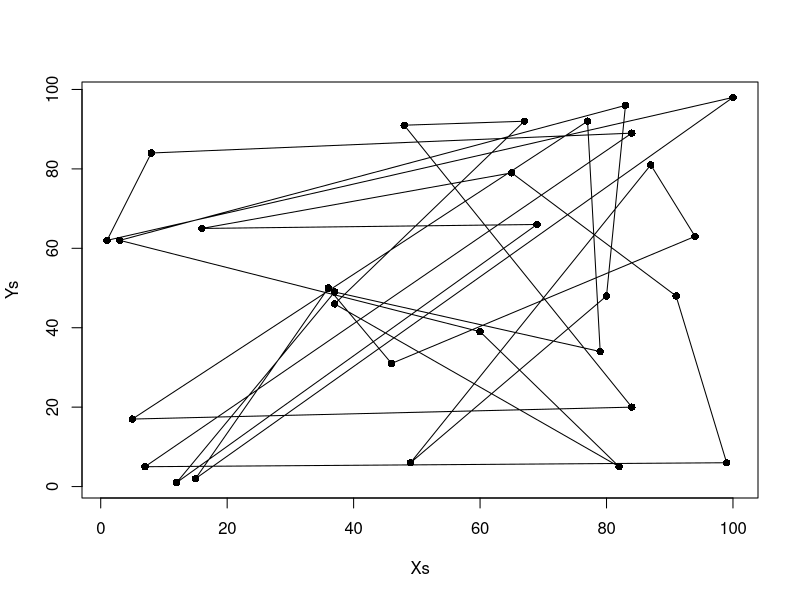
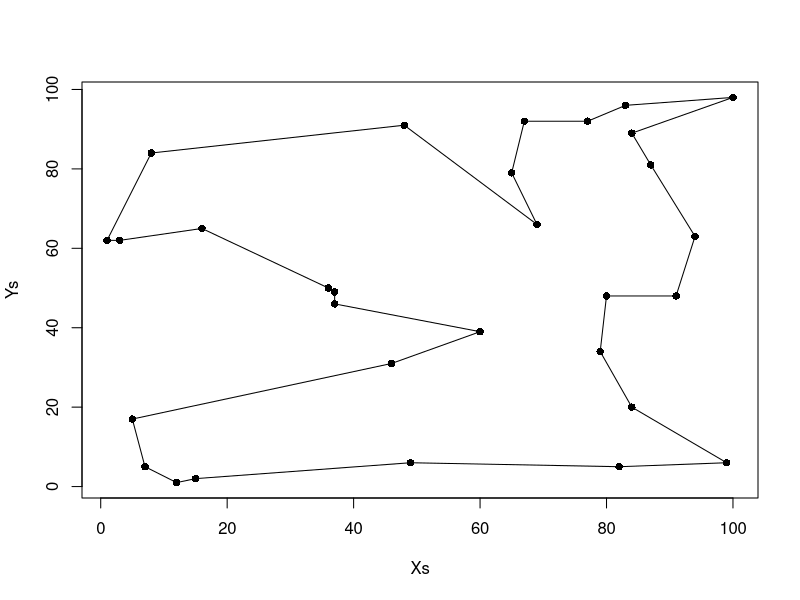

These figures' R source, in order:

tabuTSP<-function(size = 10, iters = 100, objFunc = NULL, config = NULL,
                  neigh = size^2, listSize = 9, nRestarts = 10, repeatAll = 1,
                  verbose = FALSE,dist=NULL)
{
  if (size < 2) { 
    stop("error: config too short!")
  }
  if(is.null(dist)){
    stop("error: must provide a distance matrix")
  }
  if (iters < 2) { 
    stop("error: not enough iterations!")
  }
  if (listSize >= size) { 
    stop("error: listSize too big!")
  }
  if (neigh > size^2) { 
    stop("error: too many neighbours!")
  }
  if (is.null(objFunc)) { 
    stop("A evaluation function must be provided. See the objFunc parameter.")
  }
  if (is.null(config)) {
    #config<-getGreedy(size,dist)
    values<-numeric(size)
    confs<-matrix(0,size,size)
    for(i in 1:size){
      vec<-getGreedy(size,dist,i)
      values[i]<-objFunc(vec,dist)
      confs[i,]<-vec
    }
    #values[which.max(values)]
    config<-confs[which.max(values),]
  }
  else if (size != length(config)) {
    stop("Length of the starting configuration != size")
  }
  if (repeatAll < 1) {
    stop("error: repeatAll must be > 0")
  }
  iter <- 1 
  configKeep <- matrix(0, repeatAll * iters * (nRestarts + 3), size) 
  eUtilityKeep <- vector(, repeatAll * iters * (nRestarts + 3)) 
  for (j in 1:repeatAll) { 
    if (j > 1) { 
      config<-rbind(getRandom(size))
    }
    tabuList <- matrix(0, 1, size^2) 
    listOrder <- matrix(0, 1, listSize^2)
    eUtility <- objFunc(config,dist) 
    aspiration <- eUtility 
    
    
    preliminarySearch <- function() {
      configKeep[iter, ] <- config 
      eUtilityKeep[iter] <- eUtility 
      iter <- iter + 1 
      for (i in 2:iters) { 
        neighboursEUtility <- matrix(0, 1, size^2) 
        configTemp <- t(matrix(config, size, neigh)) 
        Neighbours <- c(1:(size^2))
        #print(configTemp)
        if(size>=60){
          configTemp<-findConfP(config)
        }else{
          configTemp<-findConf(config)
        }
        #print(configTemp)
        neighboursEUtility[Neighbours] <- apply(configTemp, 1,objFunc,d=dist)
        
        maxNontaboo <- max(neighboursEUtility[tabuList == 0]) 
        if(length(neighboursEUtility[tabuList==1])==0){ 
          maxTaboo<-(-2147483647)
        }else{
          maxTaboo <- max(neighboursEUtility[tabuList == 1]) 
        }
        move <- ifelse(maxTaboo > maxNontaboo & maxTaboo > aspiration, 
                       
                       ifelse(length(which(neighboursEUtility == maxTaboo)) == 1, 
                              which(neighboursEUtility == maxTaboo), 
                              sample(which(neighboursEUtility == maxTaboo), 1)),
                       
                       ifelse(length(which(neighboursEUtility == maxNontaboo & tabuList == 0)) == 1,
                              which(neighboursEUtility == maxNontaboo & tabuList==0), 
                              sample(which(neighboursEUtility == maxNontaboo & tabuList==0), 1)) 
                       
        ) 
        
        
        if (eUtility >= neighboursEUtility[move]) { 
          tabuList[move] <- 1 
          if (sum(tabuList) > listSize^2) { 
            tabuList[listOrder[1]] <- 0 
            listOrder[1:listSize] <- c(listOrder[2:listSize], 0) 
          }
          listOrder[min(which(listOrder == 0))] <- move
        }
        else if (neighboursEUtility[move] > aspiration)
          aspiration <- neighboursEUtility[move]
        eUtility <- neighboursEUtility[move] 
        
        config<-configTemp[move,]
        configKeep[iter, ] <- config 
        eUtilityKeep[iter] <- eUtility 
        iter <- iter + 1 
      }
      result = list(aspiration = aspiration, configKeep = configKeep, eUtilityKeep = eUtilityKeep, iter = iter)
      return(result)
    }
    
    
    if (verbose) 
      cat("Preliminary search stage...\n")
    
    result <- preliminarySearch() 
    aspiration <- result$aspiration 
    configKeep <- result$configKeep 
    eUtilityKeep <- result$eUtilityKeep 
    iter <- result$iter 
    temp_asp <- -2147483647
    restarts <- 0 
    
    
    while (temp_asp < aspiration & restarts < nRestarts) { 
      if (verbose)
        cat("Intensification stage...\n")
      eUtility <- max(eUtilityKeep[which(eUtilityKeep!=0)]) 
      temp_asp <- aspiration 
      config <- configKeep[max(which(eUtilityKeep == eUtility)), ] 
      result <- preliminarySearch() 
      aspiration <- result$aspiration 
      configKeep <- result$configKeep
      eUtilityKeep <- result$eUtilityKeep
      iter <- result$iter
      restarts <- restarts + 1 
    }
    if (verbose)
      cat("Diversification stage...\n")
    
    
    config<-rbind(getRandom(size))
    
    eUtility <- objFunc(config,dist) 
    
    frequent <- apply(configKeep, 2, function(x) sum(diff(x) != 0)) 
    
    tempTabuList <- as.numeric(rank(frequent, ties.method = "random") > (size - listSize)) 
    
    tabuList<-tl(tempTabuList) 
    
    listOrder <- sample(which(tabuList==1), listSize^2) 
    
    result <- preliminarySearch() 
    iter <- result$iter
    configKeep <- result$configKeep
    eUtilityKeep <- result$eUtilityKeep
    
  }
  
  endResult <- list(type = "binary configuration", configKeep = configKeep[1:(iter - 1), ], eUtilityKeep = eUtilityKeep[1:(iter - 1)], iters = iters, neigh = neigh, listSize = listSize, repeatAll = repeatAll)
  class(endResult) = "tabu"
  return(endResult)
  
}


evaluate<-function(v,d){
  pathLength<-0
  for(i in 1:length(v)){
    pathLength<-pathLength+(d[i,which(v==i)]) 
  }
  return(-1*pathLength)
}

findConf<-function(v){ #non-parallel neighbour finding
  m<-matrix(v,1,length(v))
  
  for(i in 1:length(v)){
    for(j in 1:length(v)){
      m<-rbind(m,swap(v,i,j))
    }
  }
  return(m[2:nrow(m),])
}
findConfP<-function(v){ #parallel neighbour finding
  if(!"foreach" %in% rownames(installed.packages())){
    install.packages("foreach")
  }
  if("doParallel" %in% rownames(installed.packages())){
    install.packages("doParallel")
  }
  nc<-detectCores()-1
  cl<-makeCluster(nc)
  library(doParallel)
  library(foreach)
  m<-matrix(v,1,length(v))
  avec<-c(1:length(v))
  bvec<-c(1:length(v))
  mt<-
    foreach(b=bvec, .combine='rbind')%:%
    foreach(a=avec, .combine='rbind', .export='Pswap') %dopar%{
      Pswap(m,a,b)
    }
  stopCluster(cl)
  return(mt)
}


swap<-function(v,X1,X2){ 
  originalV<-v
  if(X1==X2){
    return(v)
  }
  X1p<-v[X1] 
  if(X1p==X2){ 
    return(v)
  }
  pX1<-which(v==X1) 
  pX2<-which(v==X2) 
  v[pX1]<-X1p 
  v[X1]<-X2 
  v[pX2]<-X1 
  bool<-T 
  for(i in 1:length(v)){
    if(v[i]==i){
      bool<-F
    }
  }
  
  if(bool==F){ 
    return(originalV)
  }
  return(v)
}

tl<-function(b){ 
  v<-numeric(length(b)^2)
  track<-1
  for(i in 1:length(b)){
    if(b[i]==1){
      v[track:(track+length(b)-1)]<-1
      track<-(track+length(b))
    }else{
      track<-(track+length(b))
    }
  }
  return(v)
}

generate<-function(size){
  v<-numeric(size) 
  t<-c(1:size) 
  for(i in 1:size){
    exc<-c(i,v,which(v==i)) 
    
    temp<-t[-exc] 
    
    if(i==size && (temp==size || length(temp)==0)){ 
      v<-generate(size) 
    }else{
      if(length(temp)==1){
        v[i]<-temp
      }else{
        v[i]<-sample(t[-exc],1) 
      }
    }
    
  }
  return(v)
}

getRandom<-function(size){
  loop<-T
  v<-numeric(size)
  while(loop){
    v<-generate(size)
    if(valid(v)==T){
      return(v)
    }
  }
}

valid<-function(b){ 
  if(length(b)<1){
    return(F)
  }else if(length(b)==1){
    return(T)
  }else{
    track<-1
    max<-length(b)
    bool<-T 
    visited<-numeric(length(b))
    current<-1
    for(i in 1:max){
      visited[i]<-b[current] 
      current<-b[current]
      
    }
    
  }
  
  return(!any(duplicated(visited)))
}
getPath<-function(size,resM){
  visited<-numeric(size)
  current<-1
  for(i in 1:size){
    visited[i]<-resM[current] 
    current<-resM[current]
  }
  cycle<-c(1,visited)
  return(rbind(cycle))
}

getGreedy<-function(size,d,start){
  diag(d)<-diag(d)+.Machine$integer.max
  v<-numeric(size)
  track<-start
  exc<-numeric(size)
  exc[1]<-start
  for(i in 1:size){
    exc<-c(track,exc)
    if(i==size){
      v[track]<-start
    }else{
      if(length(d[track,-exc])==1){ #it was being forced to a vector when there was length 1 and it was causing issues with "names()"
        #cat("track: ",track,"\n")
        #cat("d[track,-exc]",d[track,-exc],"\n")
        #cat("exc: ",exc,"\n")
        #cat("length: ",length(d[track,-exc])==1,"\n")
        #cat("which: ",which(d[track,]==d[track,-exc]),"\n")
        #v[track]<-which(d[track,]==d[track,-exc])
        vect2<-which(d[track,]==d[track,-exc]) #PROBLEM this can produce more than 1 number when there is 2 numbers exactly the same in the same row
        pos<-setdiff(vect2,exc) #This takes the differene between the 2 vectors i.e removes the excluded towns from vect2 (if an excluded town has exactly the same distance it can be included)
        v[track]<-pos
      }else{
        v[track]<-as.integer(names(which.min(d[track,-exc])))
      }
      track<-v[track]
      #cat("V:",v,"\n")
    }
  }
  return(v)
}

summ<-function (object, verbose = FALSE, ...)
{
  tabuObject <- object
  nVars <- rowSums(tabuObject$configKeep)
  nSelect <- colSums(tabuObject$configKeep)
  uniqueConfig <- dim(unique(tabuObject$configKeep))[1]
  output <- paste("Tabu Settings", "\n", "  Type                                       = ",
                  tabuObject$type, "\n", "  No of algorithm repeats                    = ",
                  tabuObject$repeatAll, "\n", "  No of iterations at each prelim search     = ",
                  tabuObject$iters, "\n", "  Total no of iterations                     = ",
                  length(nVars), "\n", "  No of unique best configurations           = ",
                  uniqueConfig, "\n", "  Tabu list size                             = ",
                  tabuObject$listSize, "\n", "  Configuration length                       = ",
                  length(nSelect), "\n", "  No of neighbours visited at each iteration = ",
                  tabuObject$neigh, "\n", sep = "")
  maxObjFunction <- max(tabuObject$eUtilityKeep)
  optimumNVars <- nVars[which(tabuObject$eUtilityKeep == max(tabuObject$eUtilityKeep))]
  optimumIteration <- which(tabuObject$eUtilityKeep == max(tabuObject$eUtilityKeep))
  if(length(optimumIteration)==1){
    optimumConfig <- matrix(tabuObject$configKeep[optimumIteration, ],1,length(nSelect))
  }else{
    optimumConfig<-tabuObject$configKeep[optimumIteration, ]
  }
  optionPart <- paste("Results:", "\n", "  Shortest path found              = ",
                      -1*maxObjFunction, "\n", "  Occurs # of times                = ",
                      length(optimumNVars), "\n", "  Optimum number of variables      = ",
                      unique(optimumNVars), "\n", sep = "")
  cat(output)
  cat(optionPart)
  if (verbose) {
    cat(paste("Optimum configuration found:", "\n"))
    print(unique(optimumConfig))
    cat(paste("Optimum path found:","\n"))
    print(getPath(length(nSelect),tabuObject$configKeep[which.max(tabuObject$eUtilityKeep),]))
  }
}


Xs<-sample(1:100,30,replace=T) 
Ys<-sample(1:100,30,replace=T) 
Ps<-cbind(Xs,Ys) 
d<-as.matrix(dist(Ps))

time<-proc.time()
res<-tabuTSP(size=30,iters=10,objFunc=evaluate,listSize=20,nRestarts=10,repeatAll=1,dist=d)
summ(res, verbose=T) #Worked for 125 towns, took approx 90 minutes
proc.time()-time

plot(Ps,col="black",pch=16)
adjXs<-c(Xs,Xs[1])
adjYs<-c(Ys,Ys[1])
lines(adjXs,adjYs)
resM<-res$configKeep[which.max(res$eUtilityKeep),]

newPs<-function(Ps,resM){
  visited<-numeric(length(Ps[,1]))
  current<-1
  for(i in 1:length(Ps[,1])){
    visited[i]<-resM[current]
    current<-resM[current]
  }
  cycle<-c(1,visited)
  Xs<-Ps[cycle,1]
  Ys<-Ps[cycle,2]
  plot(Ps,col="black",pch=16)
  lines(Xs,Ys)
}
newPs(Ps,resM)